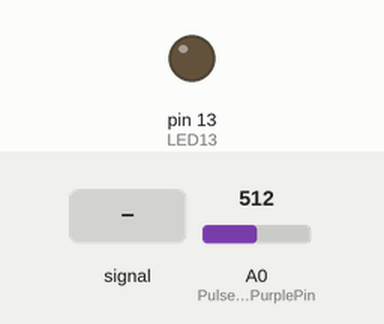
Simulated run of this sketch. Board: Arduino Uno, built with avr-gcc and run on an emulated ATmega328P. Shown: output pins drawn as LEDs (lit = HIGH). Dashed ring = blinking. The inputs (shaded band) are chosen by the test bench; at power-on: A0 (PulseSensorPurplePin) = 512. What the sketch prints to the serial monitor is not drawn.

Above: at 1.2 s.
1.3 s: A0 (PulseSensorPurplePin) fed a 200 Hz sine of ±81 counts around its level
At 1.55 s:
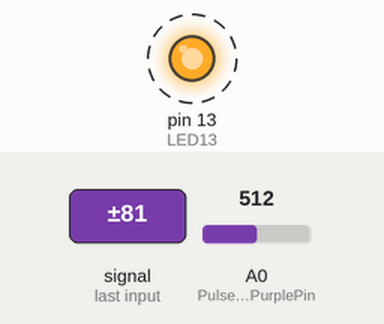
4.3 s: A0 (PulseSensorPurplePin) set to 122
At 5.0 s:
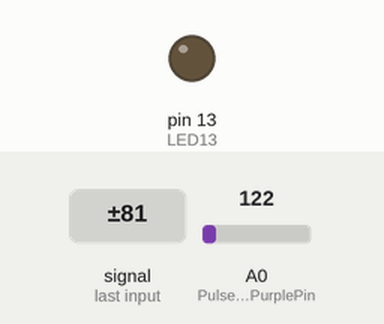
5.9 s: A0 (PulseSensorPurplePin) set to 533
7.4 s: A0 (PulseSensorPurplePin) set to 560
At 8.6 s:
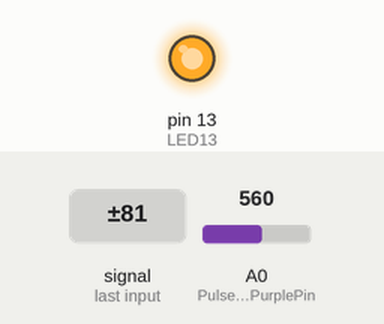
8.9 s: A0 (PulseSensorPurplePin) set to 540
At 10.3 s:
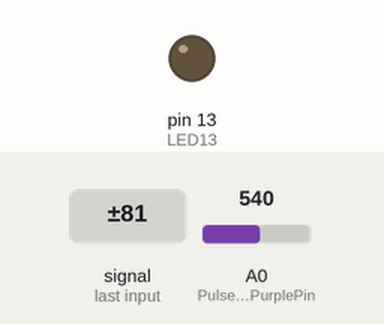
Timing chart, 0 to 11.4 s (numbered marks = the images above; inputs shaded):
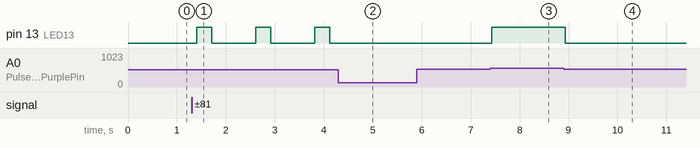

Measured:
- the behaviour switches between 550 and 551 on A0 (PulseSensorPurplePin) (found by bisection; images 2 and 3)
- after the input at 1.3 s, pin 13 (LED13): alternates HIGH for 0.30 s and LOW for 0.90 s, starting after 0.11 s
- after the input at 4.3 s, pin 13 (LED13): stays LOW (without the input it goes to HIGH after 0.67 s)
- after the input at 5.9 s, every drawn part: stays the same
- after the input at 7.4 s, pin 13 (LED13): LOW → HIGH at once
- after the input at 8.9 s, pin 13 (LED13): HIGH → LOW at once

The sketch:

Group10_DeadOrAlive.ino
```cpp
//Project Statement : To detect whether a person is dead or alive using xd-58c bpm sensor and XCTU Module
//Group ID : 10
//date: 28 March, 2019
//Assigned by: Prof. Rutu Parekh

//  Variables
int PulseSensorPurplePin = 0;                  // Pulse Sensor Signal WIRE connected to ANALOG PIN 0
int LED13 = 13;                                //  The on-board Arduino LED
bool on = false;
int Signal_BPM;                                // holds the incoming raw data. Signal value can range from 0-1024
int Threshold = 550;
int t[6]={0};                                  //difference of consecutive signal values
int td = 0;                                    //Total Difference
int Counter = 1;                               //counter for first 5 signal values
int c = 0;                                     // Array counter
int Died_count = 0;                            //dead count
int Alive_count = 0;                           //alive count
int j = 1,i = 1;                               //counter for 3 seconds

// The SetUp Function:
void setup() {
   pinMode(LED13,OUTPUT);        // pin that will blink to your heartbeat!
   Serial.begin(115200);         // Set's up Serial Communication at certain speed.
}

// The Main Loop Function
void loop() {

  Signal_BPM = analogRead(PulseSensorPurplePin);
  if(Signal_BPM > Threshold)
  {
      Serial.println("disconnected.");
      on = false;
      digitalWrite(LED13,HIGH);
  }
  else
  {
      c = i%6;
      digitalWrite(LED13,LOW);
        if(Signal_BPM < 10)
        {
          on = true;
          Serial.println("Connecting...");
        }
        else if(c>0 && c<6)
        {
          t[c] = Signal_BPM;
        }
        else if(c == 0)
        {
          td = abs(t[1] - t[2]) + abs(t[2] - t[3]) + abs(t[3] - t[4]) + abs(t[4] - t[5]);
          td = td/4;

          if(td < 2)
          {
              Serial.println(td);
              Died_count++;
              Serial.print(".");
          }

          else if(td >= 2 && td < 20)
          {
              Alive_count++;
              Serial.print(".");
              Serial.println(td);
          }
          else if(td > 50)
          {
              Serial.println("Please Hold Properly...");
          }
      }
   }

   i = (i+1)%6;
   j = (j+1)%120;
   if(j == 0 && on == true)
   {
    if((2)*Alive_count >= Died_count)
    {
      Serial.println(" ");
      Serial.println("Alive!");
      Serial.println(" ");
    }
    else
    {
      Serial.println(" ");
      Serial.println("Dead!");
      Serial.println(" ");
    }
    Alive_count = 0;
    Died_count = 0;
   }
delay(50);
}
```
